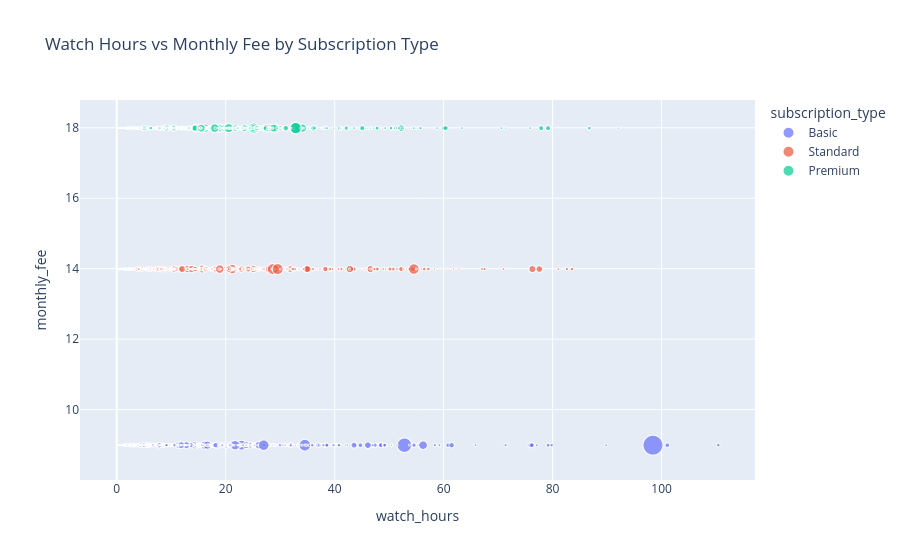

The code cell stored with this chart in its notebook:
### Code cell
#bonus: interactive visualization with plotly
import plotly.express as px
fig = px.scatter(df, x='watch_hours', y='monthly_fee', color='subscription_type',
                 size='avg_watch_time_per_day',
                 hover_data=['region', 'churned'],
                 title='Watch Hours vs Monthly Fee by Subscription Type')
fig.show()

### Figure 1 — Plotly figure (JSON) as saved in the notebook; plotly's stock layout.template omitted (floating-point values rounded to 4 significant figures; data arrays with more than 128 entries replaced by an {"elided": "..."} marker saying what was removed)
{"data": [{"customdata": {"elided": "1661x2 mixed values"}, "hovertemplate": "subscription_type=Basic<br>watch_hours=%{x}<br>monthly_fee=%{y}<br>avg_watch_time_per_day=%{marker.size}<br>region=%{customdata[0]}<br>churned=%{customdata[1]}<extra></extra>", "legendgroup": "Basic", "marker": {"color": "#636efa", "size": {"elided": "1661 float values"}, "sizemode": "area", "sizeref": 0.246, "symbol": "circle"}, "mode": "markers", "name": "Basic", "showlegend": true, "type": "scattergl", "x": {"elided": "1661 float values"}, "xaxis": "x", "y": {"elided": "1661 float values"}, "yaxis": "y"}, {"customdata": {"elided": "1646x2 mixed values"}, "hovertemplate": "subscription_type=Standard<br>watch_hours=%{x}<br>monthly_fee=%{y}<br>avg_watch_time_per_day=%{marker.size}<br>region=%{customdata[0]}<br>churned=%{customdata[1]}<extra></extra>", "legendgroup": "Standard", "marker": {"color": "#EF553B", "size": {"elided": "1646 float values"}, "sizemode": "area", "sizeref": 0.246, "symbol": "circle"}, "mode": "markers", "name": "Standard", "showlegend": true, "type": "scattergl", "x": {"elided": "1646 float values"}, "xaxis": "x", "y": {"elided": "1646 float values"}, "yaxis": "y"}, {"customdata": {"elided": "1693x2 mixed values"}, "hovertemplate": "subscription_type=Premium<br>watch_hours=%{x}<br>monthly_fee=%{y}<br>avg_watch_time_per_day=%{marker.size}<br>region=%{customdata[0]}<br>churned=%{customdata[1]}<extra></extra>", "legendgroup": "Premium", "marker": {"color": "#00cc96", "size": {"elided": "1693 float values"}, "sizemode": "area", "sizeref": 0.246, "symbol": "circle"}, "mode": "markers", "name": "Premium", "showlegend": true, "type": "scattergl", "x": {"elided": "1693 float values"}, "xaxis": "x", "y": {"elided": "1693 float values"}, "yaxis": "y"}], "layout": {"legend": {"itemsizing": "constant", "title": {"text": "subscription_type"}, "tracegroupgap": 0}, "title": {"text": "Watch Hours vs Monthly Fee by Subscription Type"}, "xaxis": {"anchor": "y", "domain": [0, 1], "title": {"text": "watch_hours"}}, "yaxis": {"anchor": "x", "domain": [0, 1], "title": {"text": "monthly_fee"}}}}
